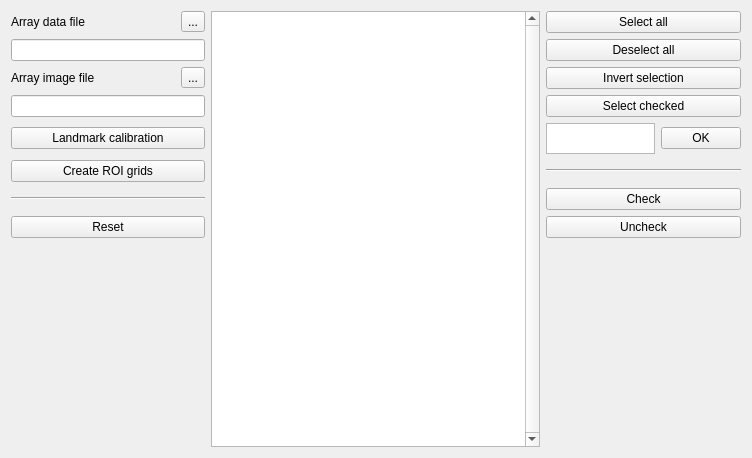
      <widget class="QWidget" name="tab_Array">
       <property name="sizePolicy">
        <sizepolicy hsizetype="Expanding" vsizetype="Expanding">
         <horstretch>0</horstretch>
         <verstretch>0</verstretch>
        </sizepolicy>
       </property>
       <attribute name="title">
        <string>Array</string>
       </attribute>
       <layout class="QGridLayout" name="gridLayout_4">
        <item row="0" column="2" rowspan="16">
         <widget class="QTableView" name="tableView_array_sections">
          <property name="enabled">
           <bool>true</bool>
          </property>
          <property name="sizePolicy">
           <sizepolicy hsizetype="MinimumExpanding" vsizetype="MinimumExpanding">
            <horstretch>6</horstretch>
            <verstretch>0</verstretch>
           </sizepolicy>
          </property>
          <property name="palette">
           <palette>
            <active>
             <colorrole role="Highlight">
              <brush brushstyle="SolidPattern">
               <color alpha="255">
                <red>0</red>
                <green>120</green>
                <blue>215</blue>
               </color>
              </brush>
             </colorrole>
            </active>
            <inactive>
             <colorrole role="Highlight">
              <brush brushstyle="SolidPattern">
               <color alpha="255">
                <red>0</red>
                <green>120</green>
                <blue>215</blue>
               </color>
              </brush>
             </colorrole>
            </inactive>
            <disabled>
             <colorrole role="Highlight">
              <brush brushstyle="SolidPattern">
               <color alpha="255">
                <red>0</red>
                <green>120</green>
                <blue>215</blue>
               </color>
              </brush>
             </colorrole>
            </disabled>
           </palette>
          </property>
          <property name="font">
           <font>
            <family>Calibri</family>
            <weight>50</weight>
            <bold>false</bold>
           </font>
          </property>
          <property name="toolTip">
           <string>Gray: not acquired 
Yellow: currently acquiring 
Green: acquired</string>
          </property>
          <property name="verticalScrollBarPolicy">
           <enum>Qt::ScrollBarAlwaysOn</enum>
          </property>
          <property name="autoScroll">
           <bool>true</bool>
          </property>
          <property name="editTriggers">
           <set>QAbstractItemView::NoEditTriggers</set>
          </property>
          <property name="alternatingRowColors">
           <bool>true</bool>
          </property>
          <attribute name="horizontalHeaderDefaultSectionSize">
           <number>90</number>
          </attribute>
          <attribute name="verticalHeaderVisible">
           <bool>false</bool>
          </attribute>
          <attribute name="verticalHeaderDefaultSectionSize">
           <number>40</number>
          </attribute>
          <attribute name="verticalHeaderMinimumSectionSize">
           <number>10</number>
          </attribute>
         </widget>
        </item>
        <item row="0" column="0">
         <widget class="QLabel" name="label_array_dataFile">
          <property name="text">
           <string>Array data file</string>
          </property>
         </widget>
        </item>
        <item row="2" column="1">
         <widget class="QToolButton" name="toolButton_array_imageFile">
          <property name="text">
           <string>...</string>
          </property>
         </widget>
        </item>
        <item row="0" column="3" colspan="2">
         <widget class="QPushButton" name="pushButton_array_selectAll">
          <property name="text">
           <string>Select all</string>
          </property>
         </widget>
        </item>
        <item row="2" column="0">
         <widget class="QLabel" name="label_array_imageFile">
          <property name="text">
           <string>Array image file</string>
          </property>
         </widget>
        </item>
        <item row="0" column="1">
         <widget class="QToolButton" name="toolButton_array_dataFile">
          <property name="text">
           <string>...</string>
          </property>
         </widget>
        </item>
        <item row="1" column="0" colspan="2">
         <widget class="QLineEdit" name="lineEdit_array_dataFile">
          <property name="enabled">
           <bool>true</bool>
          </property>
          <property name="sizePolicy">
           <sizepolicy hsizetype="Expanding" vsizetype="Fixed">
            <horstretch>3</horstretch>
            <verstretch>0</verstretch>
           </sizepolicy>
          </property>
          <property name="readOnly">
           <bool>true</bool>
          </property>
         </widget>
        </item>
        <item row="3" column="0" colspan="2">
         <widget class="QLineEdit" name="lineEdit_array_imageFile">
          <property name="enabled">
           <bool>true</bool>
          </property>
          <property name="sizePolicy">
           <sizepolicy hsizetype="Expanding" vsizetype="Fixed">
            <horstretch>3</horstretch>
            <verstretch>0</verstretch>
           </sizepolicy>
          </property>
          <property name="readOnly">
           <bool>true</bool>
          </property>
         </widget>
        </item>
        <item row="4" column="0" colspan="2">
         <widget class="QPushButton" name="pushButton_array_landmarkCalibration">
          <property name="font">
           <font>
            <weight>50</weight>
            <bold>false</bold>
           </font>
          </property>
          <property name="text">
           <string>Landmark calibration</string>
          </property>
         </widget>
        </item>
        <item row="5" column="0" colspan="2">
         <widget class="QPushButton" name="pushButton_array_createGrids">
          <property name="font">
           <font>
            <weight>50</weight>
            <bold>false</bold>
           </font>
          </property>
          <property name="text">
           <string>Create ROI grids</string>
          </property>
         </widget>
        </item>
        <item row="6" column="0" colspan="2">
         <widget class="Line" name="line_1">
          <property name="orientation">
           <enum>Qt::Horizontal</enum>
          </property>
         </widget>
        </item>
        <item row="7" column="0" colspan="2">
         <widget class="QPushButton" name="pushButton_array_reset">
          <property name="font">
           <font>
            <weight>50</weight>
            <bold>false</bold>
           </font>
          </property>
          <property name="text">
           <string>Reset</string>
          </property>
         </widget>
        </item>
        <item row="1" column="3" colspan="2">
         <widget class="QPushButton" name="pushButton_array_deselectAll">
          <property name="text">
           <string>Deselect all</string>
          </property>
         </widget>
        </item>
        <item row="2" column="3" colspan="2">
         <widget class="QPushButton" name="pushButton_array_invertSelection">
          <property name="text">
           <string>Invert selection</string>
          </property>
         </widget>
        </item>
        <item row="4" column="3">
         <widget class="QTextEdit" name="textEdit_array_stringSections">
          <property name="sizePolicy">
           <sizepolicy hsizetype="Preferred" vsizetype="Preferred">
            <horstretch>2</horstretch>
            <verstretch>1</verstretch>
           </sizepolicy>
          </property>
          <property name="minimumSize">
           <size>
            <width>101</width>
            <height>31</height>
           </size>
          </property>
          <property name="toolTip">
           <string>You can input 
- a list: 2,5,3 
- a range: 2-30 
- a range with increment: 2-30-5</string>
          </property>
         </widget>
        </item>
        <item row="4" column="4">
         <widget class="QPushButton" name="pushButton_array_okStringSections">
          <property name="sizePolicy">
           <sizepolicy hsizetype="Minimum" vsizetype="Fixed">
            <horstretch>1</horstretch>
            <verstretch>0</verstretch>
           </sizepolicy>
          </property>
          <property name="text">
           <string>OK</string>
          </property>
         </widget>
        </item>
        <item row="3" column="3" colspan="2">
         <widget class="QPushButton" name="pushButton_array_selectChecked">
          <property name="text">
           <string>Select checked</string>
          </property>
         </widget>
        </item>
        <item row="5" column="3" colspan="2">
         <widget class="Line" name="line_2">
          <property name="orientation">
           <enum>Qt::Horizontal</enum>
          </property>
         </widget>
        </item>
        <item row="6" column="3" colspan="2">
         <widget class="QPushButton" name="pushButton_array_checkSelected">
          <property name="font">
           <font>
            <weight>50</weight>
            <bold>false</bold>
           </font>
          </property>
          <property name="text">
           <string>Check</string>
          </property>
         </widget>
        </item>
        <item row="7" column="3" colspan="2">
         <widget class="QPushButton" name="pushButton_array_uncheckSelected">
          <property name="font">
           <font>
            <weight>50</weight>
            <bold>false</bold>
           </font>
          </property>
          <property name="text">
           <string>Uncheck</string>
          </property>
         </widget>
        </item>
       </layout>
      </widget>
